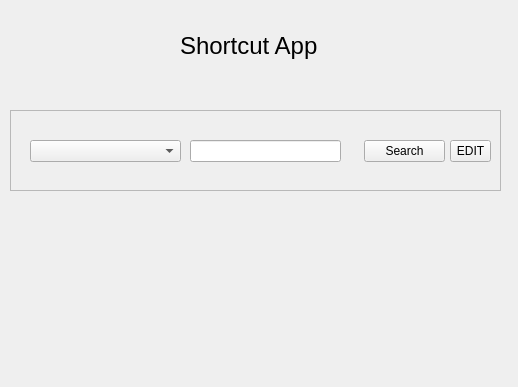
<?xml version="1.0" encoding="UTF-8"?>
<ui version="4.0">
 <class>ShortcutApp</class>
 <widget class="QMainWindow" name="ShortcutApp">
  <property name="geometry">
   <rect>
    <x>0</x>
    <y>0</y>
    <width>518</width>
    <height>387</height>
   </rect>
  </property>
  <property name="windowTitle">
   <string>MainWindow</string>
  </property>
  <widget class="QWidget" name="centralwidget">
   <widget class="QFrame" name="input">
    <property name="geometry">
     <rect>
      <x>10</x>
      <y>110</y>
      <width>491</width>
      <height>81</height>
     </rect>
    </property>
    <property name="frameShape">
     <enum>QFrame::StyledPanel</enum>
    </property>
    <property name="frameShadow">
     <enum>QFrame::Raised</enum>
    </property>
    <widget class="QPushButton" name="searchB">
     <property name="geometry">
      <rect>
       <x>354</x>
       <y>30</y>
       <width>81</width>
       <height>22</height>
      </rect>
     </property>
     <property name="text">
      <string>Search</string>
     </property>
    </widget>
    <widget class="QLineEdit" name="file_name">
     <property name="geometry">
      <rect>
       <x>180</x>
       <y>30</y>
       <width>151</width>
       <height>22</height>
      </rect>
     </property>
    </widget>
    <widget class="QToolButton" name="editB">
     <property name="geometry">
      <rect>
       <x>440</x>
       <y>30</y>
       <width>41</width>
       <height>22</height>
      </rect>
     </property>
     <property name="text">
      <string>EDIT</string>
     </property>
    </widget>
    <widget class="QComboBox" name="shortcut">
     <property name="geometry">
      <rect>
       <x>20</x>
       <y>30</y>
       <width>151</width>
       <height>22</height>
      </rect>
     </property>
    </widget>
   </widget>
   <widget class="QLabel" name="label">
    <property name="geometry">
     <rect>
      <x>180</x>
      <y>20</y>
      <width>141</width>
      <height>51</height>
     </rect>
    </property>
    <property name="font">
     <font>
      <pointsize>18</pointsize>
     </font>
    </property>
    <property name="text">
     <string>Shortcut App</string>
    </property>
   </widget>
  </widget>
 </widget>
 <resources/>
 <connections/>
</ui>
